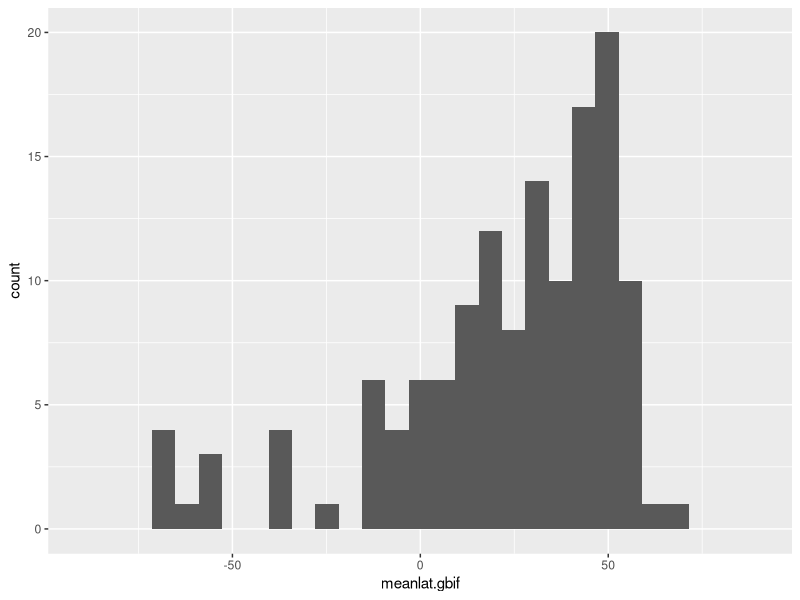
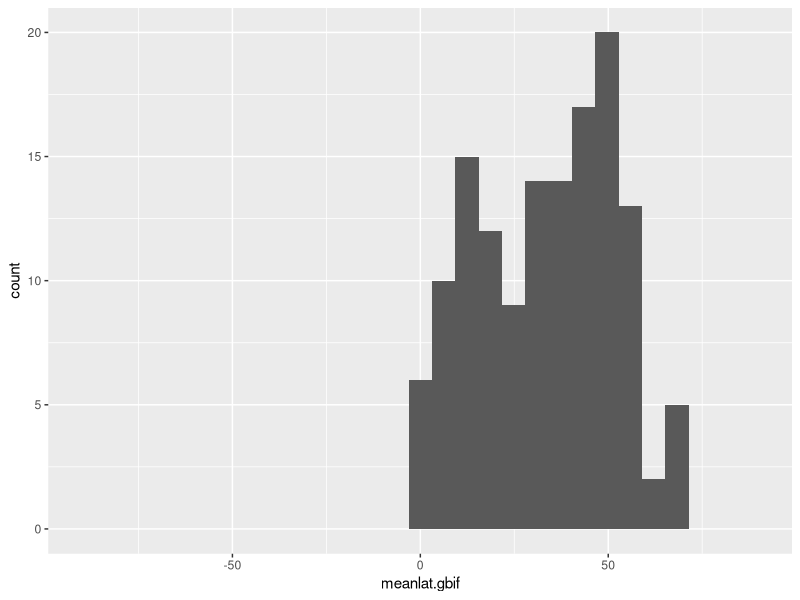
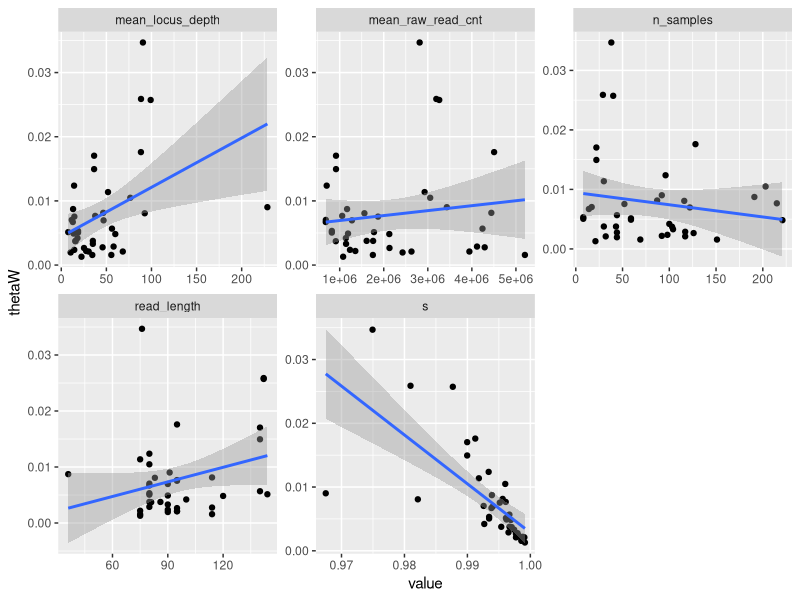

The R script that drew these images, in order: (Note: this script raises an error after producing the figures.)
#idea: combine all predictors and response dataframes into one master df for input to models

#load libraries
library(dplyr)
library(tidyr)
library(ggplot2)

rm(list = ls())
gc()


#-----------------------------------------------------------------------------------------------------------------
#read in data
lat <- read.csv("data/abiotic/mean_min_max_latitude_stats-wide.csv") %>% dplyr::select(-X) %>% mutate(link = paste0("bioprj_",link))
ecor <- read.csv("data/abiotic/number_of_ecoregions_stats-wide.csv") %>% mutate(species = gsub(" ","_",species))
rangesize <- read.csv("data/abiotic/range_lengths_and_ratios.csv") %>% dplyr::rename("link"="run_name")
methods <- read.csv("data/methodological/methodological_predictors-wide.csv") %>% dplyr::rename("link"="run_name")

biotic <- read.csv("data/biotic/cleaned_numeric_biotic_traits.csv") %>% dplyr::rename("species"="organism_biosamp") %>% 
  mutate(species = gsub(" ","_",species))

popgWM <- read.csv("data/popgen/r80_WM_stats-wide.csv") %>% dplyr::rename("link"="run_name") %>% dplyr::select(-species)
popgsummary <- read.csv("data/popgen/r80_popgen_stats-wide.csv") %>% dplyr::rename("link"="run_name") %>% 
  dplyr::select(-species) %>% dplyr::select(-stacksparams)

taxcolorkey <- read.csv("data/master_tax_color_key.csv") %>% mutate(species = gsub(" ","_",species))

#-----------------------------------------------------------------------------------------------------------------



#keep just traits in hypoth bingo
biotic <- biotic %>% dplyr::select(species, Body_Size, Fecundity_EggSize, Generational_Structure, 
                                   ReturnToSpawningGround, Spawning_mode, Larval_feeding,
                                   PLD_point2, isPlanktonic_atanypoint)

#make all latitude values positive
lat %>% ggplot() + geom_histogram(aes(x = meanlat.gbif), bins = 30) + scale_x_continuous(limits = c(-90,90))
lat <- lat %>% mutate(meanlat.gbif = abs(meanlat.gbif))
lat %>% ggplot() + geom_histogram(aes(x = meanlat.gbif), bins = 30) + scale_x_continuous(limits = c(-90,90))

#sync some species names
biotic$species[biotic$species == "Exaiptasia_pallida"] = "Exaiptasia_diaphana" 
biotic$species[biotic$species == "Seriola_dorsalis"] = "Seriola_lalandi_dorsalis" 

#name issues to correct/sync
#Exaiptasia diaphana in gbif ecor
#Exaiptasia diaphana in gbif mean/min/max latitudes
#Exaiptasia pallida in full list

#Seriola dorsalis in full list
#Seriola lalandi dorsalis in gbif ecor
#Seriola lalandi dorsalis in gbif mean/min/max latitudes


#do fake merge first to check that name mismatches are corrected
df <- merge(lat, ecor, by = "species", all = T)
df <- merge(df, rangesize, by = "link", all = T)
df <- merge(df, biotic, by = "species", all = T)
df <- merge(df, popgWM, by = "link", all = T)
df %>% filter(grepl("Exaiptasia",link)) %>% dplyr::select(link,species)
df %>% filter(grepl("Exaiptasia",species)) %>% dplyr::select(link,species)
df %>% filter(grepl("Seriola",link)) %>% dplyr::select(link,species)
df %>% filter(grepl("Seriola",species)) %>% dplyr::select(link,species)


#do real merge
df <- merge(lat, ecor, by = "species", all = F)
df <- merge(df, rangesize, by = "link", all = F)
df <- merge(df, biotic, by = "species", all = F)
df <- merge(df, methods, by = "link", all = F)
df.preds <- df
df <- merge(df, popgWM, by = "link", all = F)
df <- merge(df, popgsummary, by = "link", all = F)
#add colors for tax. groups (that match phy)
df <- merge(df, taxcolorkey, by = "species", all = F)
names(df)

#check if there are any duplicate rows/datasets (should return no rows if no dups)
df %>% group_by(link) %>% summarise(n=n()) %>% filter(n > 1)

#change a few species names (AGAIN...), for our sanity
df$species[df$species == "Seriola_lalandi_dorsalis"] = "Seriola_dorsalis"
df$species[df$species == "Halichoerus-grypus-atlantica"] = "Halichoerus_grypus"



# save --------
#write.csv(df, paste0("data/master_df-",Sys.Date(),".csv"), row.names = FALSE)
write.csv(df, "data/master_df.csv", row.names = FALSE)



#**********************************************
#first look at methology preds vs responses -------

temp <- df %>% dplyr::select(link,species,n_samples,mean_raw_read_cnt,read_length,mean_locus_depth,s,nbhd,thetaW,globalPi,meanHet)
temp <- temp %>% pivot_longer(., names_to = "pred", values_to = "value", cols = 3:7)
temp %>% ggplot() + 
  geom_point(aes(x=value, y=thetaW)) +
  geom_smooth(aes(x=value,y=thetaW), formula = y~x, method = "lm") +
  facet_wrap(~ pred, scales = "free")
  




#**********************************************
#look at predictor correlations -------

#function to make correlation plot with pretty colors and ellipses
my.plotcorr <- function (corr, outline = FALSE, col = "grey", upper.panel = c("ellipse", "number", "none"),
                         lower.panel = c("ellipse", "number", "none"), diag = c("none", "ellipse", "number"),
                         digits = 2, bty = "n", axes = FALSE, xlab = "", ylab = "",
                         asp = 1, cex.lab = par("cex.lab"), cex = 0.75 * par("cex"), mar = 0.1 + c(2, 2, 4, 2), ...)
{
  # this is a modified version of the plotcorr function from the ellipse package
  # modified by Esteban Buz
  if (!require('ellipse', quietly = TRUE, character = TRUE)) {
    stop("Need the ellipse library")
  }
  savepar <- par(pty = "s", mar = mar)
  on.exit(par(savepar))
  if (is.null(corr))
    return(invisible())
  if ((!is.matrix(corr)) || (round(min(corr, na.rm = TRUE), 6) < -1) || (round(max(corr, na.rm = TRUE), 6) > 1))
    stop("Need a correlation matrix")
  plot.new()
  par(new = TRUE)
  rowdim <- dim(corr)[1]
  coldim <- dim(corr)[2]
  rowlabs <- dimnames(corr)[[1]]
  collabs <- dimnames(corr)[[2]]
  if (is.null(rowlabs))
    rowlabs <- 1:rowdim
  if (is.null(collabs))
    collabs <- 1:coldim
  rowlabs <- as.character(rowlabs)
  collabs <- as.character(collabs)
  col <- rep(col, length = length(corr))
  dim(col) <- dim(corr)
  upper.panel <- match.arg(upper.panel)
  lower.panel <- match.arg(lower.panel)
  diag <- match.arg(diag)
  cols <- 1:coldim
  rows <- 1:rowdim
  maxdim <- max(length(rows), length(cols))
  plt <- par("plt")
  xlabwidth <- max(strwidth(rowlabs[rows], units = "figure", cex = cex.lab))/(plt[2] - plt[1])
  xlabwidth <- xlabwidth * maxdim/(1 - xlabwidth)
  ylabwidth <- max(strwidth(collabs[cols], units = "figure", cex = cex.lab))/(plt[4] - plt[3])
  ylabwidth <- ylabwidth * maxdim/(1 - ylabwidth)
  plot(c(-xlabwidth - 0.5, maxdim + 0.5), c(0.5, maxdim + 1 + ylabwidth), type = "n", bty = bty, axes = axes, xlab = "", ylab = "", asp = asp, cex.lab = cex.lab, ...)
  text(rep(0, length(rows)), length(rows):1, labels = rowlabs[rows], adj = 1, cex = cex.lab)
  text(cols, rep(length(rows) + 1, length(cols)), labels = collabs[cols], srt = 90, adj = 0, cex = cex.lab)
  mtext(xlab, 1, 0)
  mtext(ylab, 2, 0)
  mat <- diag(c(1, 1))
  plotcorrInternal <- function() {
    if (i == j){ #diag behavior
      if (diag == 'none'){
        return()
      } else if (diag == 'number'){
        text(j + 0.3, length(rows) + 1 - i, round(corr[i, j], digits=digits), adj = 1, cex = cex)
      } else if (diag == 'ellipse') {
        mat[1, 2] <- corr[i, j]
        mat[2, 1] <- mat[1, 2]
        ell <- ellipse(mat, t = 0.43)
        ell[, 1] <- ell[, 1] + j
        ell[, 2] <- ell[, 2] + length(rows) + 1 - i
        polygon(ell, col = col[i, j])
        if (outline)
          lines(ell)
      }
    } else if (i >= j){ #lower half of plot
      if (lower.panel == 'ellipse') { #check if ellipses should go here
        mat[1, 2] <- corr[i, j]
        mat[2, 1] <- mat[1, 2]
        ell <- ellipse(mat, t = 0.43)
        ell[, 1] <- ell[, 1] + j
        ell[, 2] <- ell[, 2] + length(rows) + 1 - i
        polygon(ell, col = col[i, j])
        if (outline)
          lines(ell)
      } else if (lower.panel == 'number') { #check if ellipses should go here
        text(j + 0.3, length(rows) + 1 - i, round(corr[i, j], digits=digits), adj = 1, cex = cex)
      } else {
        return()
      }
    } else { #upper half of plot
      if (upper.panel == 'ellipse') { #check if ellipses should go here
        mat[1, 2] <- corr[i, j]
        mat[2, 1] <- mat[1, 2]
        ell <- ellipse(mat, t = 0.43)
        ell[, 1] <- ell[, 1] + j
        ell[, 2] <- ell[, 2] + length(rows) + 1 - i
        polygon(ell, col = col[i, j])
        if (outline)
          lines(ell)
      } else if (upper.panel == 'number') { #check if ellipses should go here
        text(j + 0.3, length(rows) + 1 - i, round(corr[i, j], digits=digits), adj = 1, cex = cex)
      } else {
        return()
      }
    }
  }
  for (i in 1:dim(corr)[1]) {
    for (j in 1:dim(corr)[2]) {
      plotcorrInternal()
    }
  }
  invisible()
}

#correlations for datapoints in model aka with popgen data right now --------------
#grab our predictors (all need to be numeric for code to work)
df.using <- df %>% dplyr::select(meanlat.gbif, n_ECOREGIONS.all, maxgbif.sea_km, ratio.sea,
                                 Body_Size, Fecundity_EggSize, Generational_Structure, ReturnToSpawningGround,
                                   Spawning_mode, Larval_feeding, PLD_point2, isPlanktonic_atanypoint)
str(df.using)

# !!! JUST FOR NOW - drop one outlier sea ratio point !!! ------
df.using$ratio.sea[df.using$ratio.sea > 100000] = NA

#cor table using pairwise obs
#aka for each cell of table, use all indivs that have those data for those two trts, repeat for each cell
trtcor.pairwise <- df.using %>% cor(., use = "pairwise.complete.obs", method = "pearson")
trtcor.pairwise

# set colors
colsc=c(rgb(241, 54, 23, maxColorValue=255), 'white', rgb(0, 61, 104, maxColorValue=255))
colramp = colorRampPalette(colsc, space='Lab')
colors = colramp(100)

#plot
my.plotcorr(trtcor.pairwise,
            upper.panel="number", lower.panel = "ellipse", diag = "none",
            mar=c(0,0,0,0),
            outline = F,
            col=colors[((trtcor.pairwise + 1)/2) * 100],
            axes = FALSE, xlab = "", ylab = "",
            cex.lab = 0.6, cex = 0.6)

#have to save manually above figure (ggsave() doesn't work)



#correlations for all potential datapoints --------------
#grab our predictors (all need to be numeric for code to work)
df.using <- df.preds %>% dplyr::select(meanlat.gbif, n_ECOREGIONS.all, maxgbif.sea_km, ratio.sea,
                                 Body_Size, Fecundity_EggSize, Generational_Structure, ReturnToSpawningGround,
                                 Spawning_mode, Larval_feeding, PLD_point2, isPlanktonic_atanypoint)
str(df.using)

# !!! JUST FOR NOW - drop one outlier sea ratio point !!! ------
df.using$ratio.sea[df.using$ratio.sea > 100000] = NA

#cor table using pairwise obs
#aka for each cell of table, use all indivs that have those data for those two trts, repeat for each cell
trtcor.pairwise <- df.using %>% cor(., use = "pairwise.complete.obs", method = "pearson")
trtcor.pairwise

# set colors
colsc=c(rgb(241, 54, 23, maxColorValue=255), 'white', rgb(0, 61, 104, maxColorValue=255))
colramp = colorRampPalette(colsc, space='Lab')
colors = colramp(100)

#plot
my.plotcorr(trtcor.pairwise,
            upper.panel="number", lower.panel = "ellipse", diag = "none",
            mar=c(0,0,0,0),
            outline = F,
            col=colors[((trtcor.pairwise + 1)/2) * 100],
            axes = FALSE, xlab = "", ylab = "",
            cex.lab = 0.6, cex = 0.6)

#have to save manually above figure (ggsave() doesn't work)
